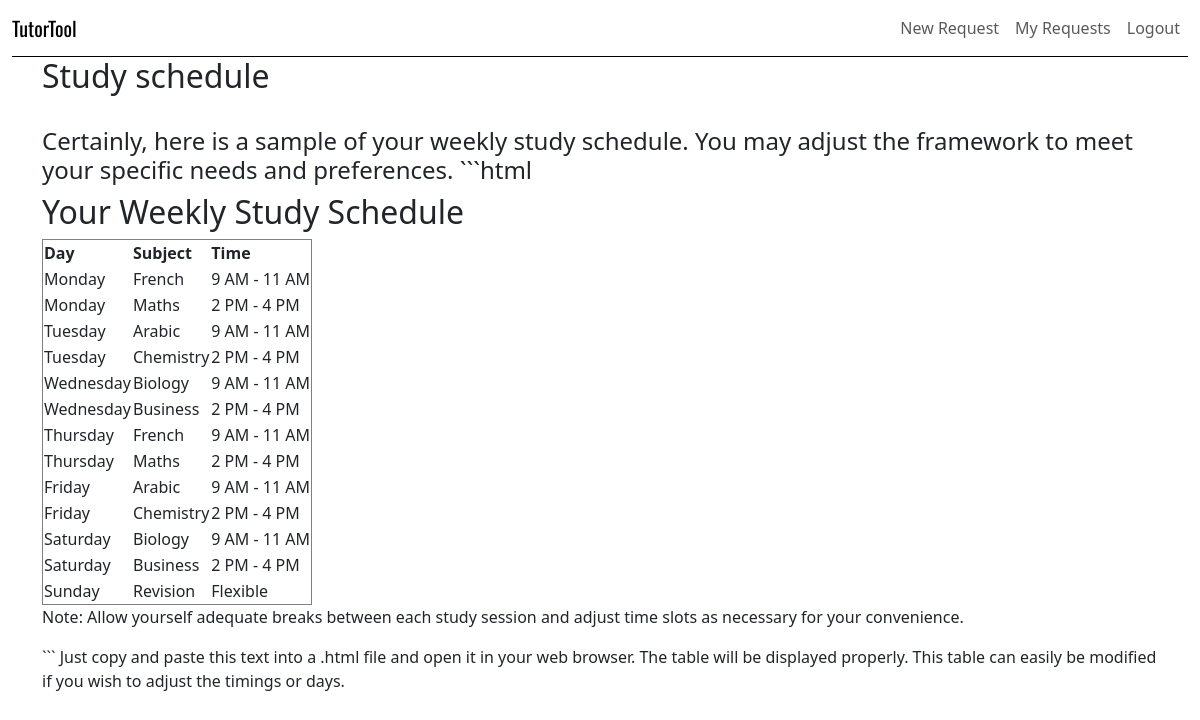
Page /mytutor/response/9 (signed in) on the committed database.
### mytutor/models.py (models this page shows, shortened)
class Response(models.Model):
    user = models.ForeignKey(User, related_name='responses', on_delete=models.SET_NULL, null=True)
    input = models.TextField(blank=True, default='', max_length=3000)
    text = models.TextField(blank=True, default='', max_length=3000)
    request = models.CharField(blank=True, default='', max_length=10)
    created_dt = models.DateTimeField(auto_now=True)
    class Meta:
        ordering = ['-created_dt']

### mytutor/views.py (the view)
# urls.py: path('response/<int:pk>', views.ResponseDetail.as_view(), name='response'),
class ResponseDetail(LoginRequiredMixin, generic.DetailView):
    model = Response

### mytutor/templates/mytutor/response_detail.html
{% extends 'base.html' %}
{% load django_bootstrap5 %}
{% block content %}
  <div class="jumbotron container">
    <h2>{{response.request| capfirst}}</h2><br>
    <h4>{{response.text |safe}}</h4>
   </div>
{% endblock %}

### rows in the picture
Response: request "Study schedule", text "Certainly, here is a sample of your weekly study schedule. You may adjust the framework to meet your specific needs and preferences. ```html Your Weekly Study Schedule Day Subject Time Monday French 9 AM - 11 AM Monday Maths 2 PM - 4 PM Tuesday Arabic 9 AM - 11 AM Tuesday Chemistry 2 PM - 4 PM Wednesday Biology 9 AM - 11 AM Wednesday Business 2 PM - 4 PM Thursday French 9 AM - 11 AM Thursday Maths 2 PM - 4 PM Friday Arabic 9 AM - 11 AM Friday Chemistry 2 PM - 4 PM Saturday Biology 9 AM - 11 AM Saturday Business 2 PM - 4 PM Sunday Revision Flexible Note: Allow yourself adequate breaks between each study session and adjust time slots as necessary for your convenience."
